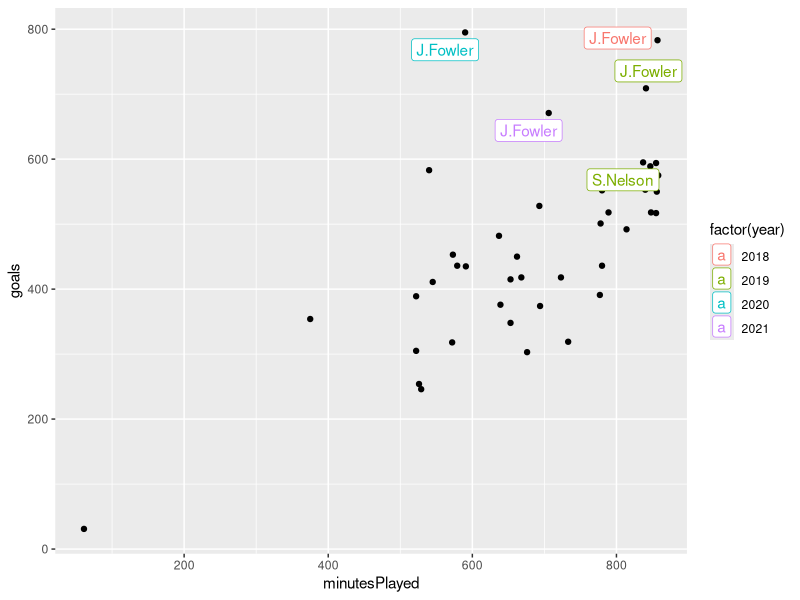

Reproduce this figure in R.
library(tidyverse)

SNOC <- superNetballersOfChristmas <- read_csv(
  "datasets/vol5/superNetballersOfChristmas.csv",
  col_types = cols(
    feedWithAttempt = col_number(),
    deflectionWithGain = col_number(),
    deflectionWithNoGain = col_number(),
    deflections = col_number(),
    turnovers = col_number(),
    generalPlayTurnovers = col_number(),
    netPoints = col_number()))

SNOC_start_pos <- SNOC %>% 
  count(year,playerName,squadName,startingPositionCode) %>% 
  arrange(year,playerName,-n) %>% 
  group_by(year,playerName) %>% 
  slice(1) %>% 
  ungroup() %>% 
  select(-n)
  
SNOC_grpd <- SNOC %>% 
group_by(playerName,year,squadName) %>% 
  summarise_at(c(3,6:25),~sum(.x,na.rm = T)) %>% 
  mutate(turnovers = coalesce(turnovers,generalPlayTurnovers)) %>% 
  left_join(SNOC_start_pos)
  

SNOC_grpd %>% 
  filter(startingPositionCode == "GS") %>%
  select(playerName,goalAssists,goalAttempts,goalMisses,goals,minutesPlayed,rebounds,turnovers)

SNOC %>% 
  select(-startingPositionCode) %>% 
  left_join(SNOC_start_pos) %>% 
  filter(startingPositionCode == "GS") %>% 
  group_by(playerName,year) %>% 
  summarise(meanGoals = mean(goals,na.rm = T),
            goals = sum(goals,na.rm = T),
            goalAttempts = sum(goalAttempts,na.rm = T),
            pct = goals/goalAttempts) %>% 
  arrange(-goals)

SNOC_grpd %>% 
  filter(startingPositionCode == "GS") %>%
  ggplot(aes(minutesPlayed,goals)) +
  geom_point() +
  ggrepel::geom_label_repel(data = SNOC_grpd %>% 
               filter(startingPositionCode == "GS") %>% arrange(-goals) %>% head(5),aes(label = playerName,col = factor(year)))


SNOC_grpd %>% 
  filter(startingPositionCode %in% c("GS","GA","WA")) %>% 
  group_by(squadName,year) %>% 
  summarise_at(c("goalAssists","goalAttempts","goalMisses","goals","rebounds","turnovers"),sum) %>% 
  inner_join(
    SNOC_grpd %>% 
      filter(startingPositionCode %in% c("GS","GA","WA")) %>% 
      group_by(squadName,year) %>% 
      summarise(players = paste(playerName,collapse = ", "))
  ) %>% View()
